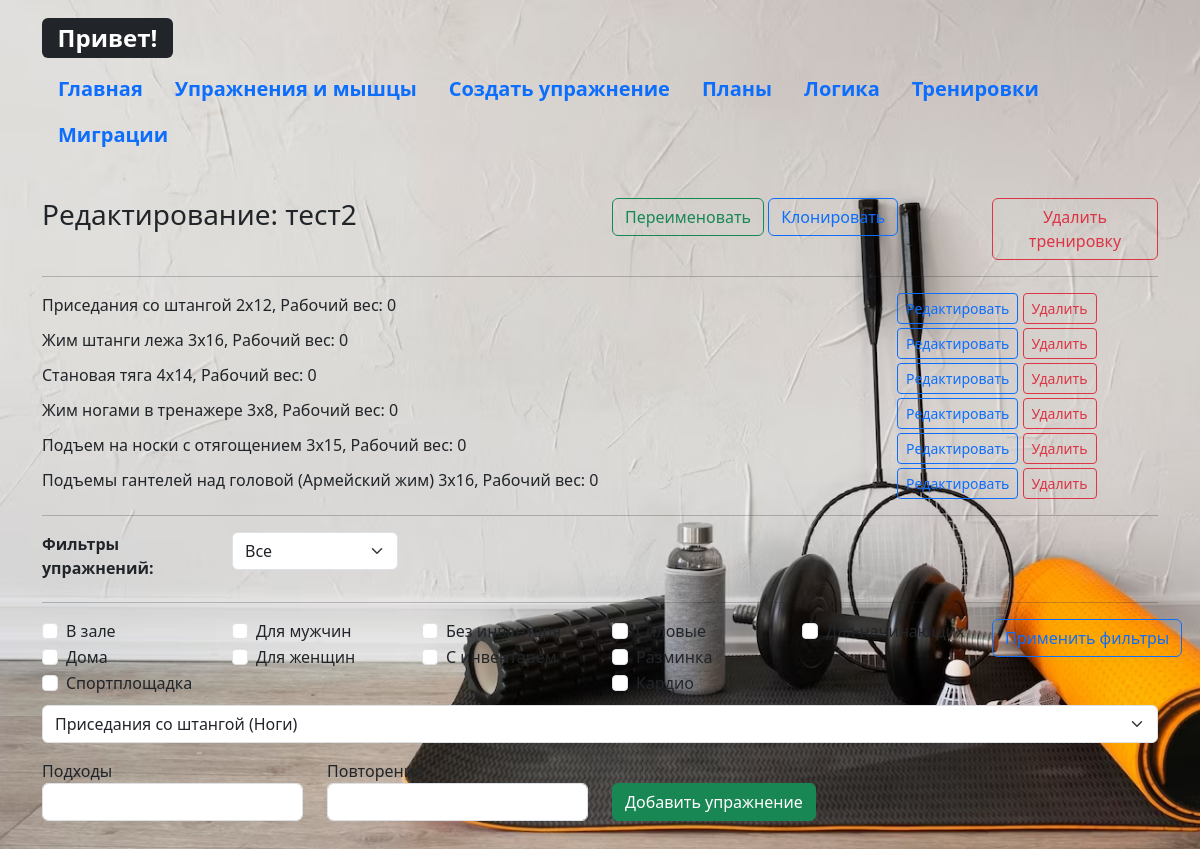
/edit_train/1, run on the app's committed database.
### _models.py (models this page shows, shortened)
class Training(db.Model):
    __tablename__ = 'trainings'
    training_id = db.Column(db.Integer, primary_key=True)
    name = db.Column(db.String(50), nullable=False)
    assigned = db.Column(db.Boolean, default=False)
    completed = db.Column(db.Boolean, default=False)
    date_created = db.Column(db.DateTime, nullable=False, default=datetime.utcnow())
    date_complited = db.Column(db.DateTime)
    exercises = relationship('Exercise', secondary='training_exercises', overlaps="trainings")

class Exercise(db.Model):
    __tablename__ = 'exercises'
    exercise_id = db.Column(db.Integer, primary_key=True)
    name = db.Column(db.String(50), nullable=False)
    target = db.Column(db.String(20), default='')
    description = db.Column(db.String(300), nullable=False)
    difficulty = db.Column(db.Integer, nullable=False)
    time_per_set = db.Column(db.Integer, nullable=False)
    counter = db.Column(db.Integer, default=0)
    filters = db.Column(JSON, default=[])   # LOCATION_FILTERS.keys
    muscles = relationship('Muscle', secondary='exercise_muscles')
    training = db.relationship('Training', secondary='training_exercises', overlaps="exercises")
    def __repr__(self):
        return 'Exercise %r' % self.exercise_id

### main.py (the view)
@app.route('/edit_train/<int:train_id>', methods=['POST', 'GET'])
def edit_train(train_id):
    config_filters = config.FILTER_LIST # основные фильтры из конфига (список списков)
    config_filter_targets = config.FILTER_TARGETS   # список фильтров таргета - групп мышц
    train = Training.query.filter_by(training_id=train_id).first()  # нахожу тренировку по ID которое передано в роуте
    exercise_filter_list = session.get('exercise_filter_list', [])  # загрузка списка фильтров из сессии, или пустой
    target_filter = session.get('target_filter','-1')   # загрузка фильтра таргета из сессии, по умолч -1 (все)
    group_conditions = []
    for group in exercise_filter_list:
        group_condition = or_(*[Exercise.filters.contains(filter) for filter in group])
        group_conditions.append(group_condition)
    combined_condition = and_(*group_conditions)
    filtered_exercises = Exercise.query.filter(combined_condition).all()
    if int(target_filter) >= 0:
        target_filter_name = config_filter_targets[int(target_filter)+1]
        exercises = [ex for ex in filtered_exercises if ex.target == target_filter_name]    # отбираю по полю таргет
    else:
        exercises = filtered_exercises  # если фильтр -1 (все) то не фильтрую
    if train:
        train_name = train.name
        session['train'] = train
        session['train_name'] = train_name
        te_info_list = get_training_connections(train_name) # функция для получения связанных с тренировкой полей
        session['te_info_list'] = te_info_list
    return render_template('edit_train.html', train=train, te_info_list=te_info_list,
                           exercises=exercises, config_filters=config_filters, exercise_filter_list=exercise_filter_list,
                           config_filter_targets=config_filter_targets, target_filter=target_filter)

### templates/edit_train.html (shortened to what this page needs)
{% extends 'base.html' %}
{% block body %}
<div class="row mb-1">
            <div class="col-6">
                <h3>Редактирование: {{train.name}}</h3>
            </div>
            <div class="col-4">
                <a href="#" class="btn btn-outline-success">Переименовать</a>
                <a href="#" class="btn btn-outline-primary">Клонировать</a>
            </div>
            <div class="col-2">
                <a href="#" class="btn btn-outline-danger">Удалить тренировку</a>
            </div>
        </div>
<hr>
{% if te_info_list %}
    {% for te_info in te_info_list %}
        <div class="row mb-1">
            <div class="col-9">
                {{te_info[0].name}}  {{te_info[1]}}x{{te_info[2]}}, Рабочий вес: {{te_info[3]}}
            </div>
            <div class="col-3">
                <a href="#" class="btn btn-outline-primary btn-sm">Редактировать</a>
                <a href="#" class="btn btn-outline-danger btn-sm">Удалить</a>
            </div>
        </div>
    {% endfor %}
{% else %} <h4>Не найдено упражнений в этой тренировке </h4> {% endif %}
<hr>
<form action="/get_exercise_filter_list" method="post">
    <div class="row mb-0">
        <div class="col-2">
            <b>Фильтры упражнений:</b>
        </div>
        <div class="col-2">
            <select name="select_target" id="select_target" class="form-select form-select-md mb-3 me-2" aria-label=".form-select-md example">>
                {% for num in range(config_filter_targets|length) %}
                    <option value="{{num-1}}" {% if target_filter|int+1 == num %} selected {% endif %}>{{config_filter_targets[num]}}
                {% endfor %}
        </select>
        </div>
    </div>
    <hr>
    <div class="row mb-2">
                {% for i in range(config_filters|length) %}
        <div class="col-2">
                    {% for key, filter in config_filters[i].items() %}
                        <div class="form-check">
                            <input class="form-check-input" type="checkbox" name="filters{{i+1}}" value="{{key}}" id="chk_{{key}}" {% if key in exercise_filter_list[i]  %} checked {% endif %}>
                            <label class="form-check-label" for="chk_{{key}}">
                               {{filter}}
                            </label>
                        </div>
                    {% endfor %}
        </div>
                {% endfor %}
        <div class="col-2">
            <input type="submit" class="btn btn-outline-primary" value="Применить фильтры">
        </div>
    </div>
</form>
<form action="/train_add_ex" method="post">
        <select name="select_exercise" id="select_exercise" class="form-select form-select-md mb-3 me-2" aria-label=".form-select-md example">>
                {% for ex in exercises %}
                    <option value="{{ex.exercise_id}}">{{ex.name}} ({{ex.target}})
                {% endfor %}
        </select>
            <div class="row mb-2">
            <div class="col-3">
                Подходы <br>
                <input type="number" name="sets" id="sets" class="form-control mb-2" required>
            </div>
            <div class="col-3">
                Повторения <br>
                <input type="number" name="reps" id="reps" class="form-control mb-2" required><br>
            </div>
            <div class="col-3">
                <br>
                <input type="submit" class="btn btn-success" value="Добавить упражнение">
            </div>
            </div>
</form>
{% endblock %}

### static/css/main.css (style rules this page uses)
body { background-image: url('../imgs/background.jpg'); background-size: cover; background-repeat: no-repeat; background-attachment: fixed; }

### data on the page
Training: name "тест2"
Exercise: name "Приседания со штангой", te_info "2", te_info "12", te_info "0"
Exercise: name "Жим штанги лежа", te_info "3", te_info "16", te_info "0"
Exercise: name "Становая тяга", te_info "4", te_info "14", te_info "0"
Exercise: name "Жим ногами в тренажере", te_info "3", te_info "8", te_info "0"
Exercise: name "Подъем на носки с отягощением", te_info "3", te_info "15", te_info "0"
Exercise: name "Подъемы гантелей над головой (Армейский жим)", te_info "3", te_info "16", te_info "0"

### other printed values
{{ filter }} "В зале" "Дома" "Спортплощадка" "Для мужчин" "Для женщин" "Без инвентаря" "С инвентарем" "Силовые" "Разминка" "Кардио" "Для начинающих"
form field select_target "Все"
form field select_exercise "Приседания со штангой (Ноги)"
